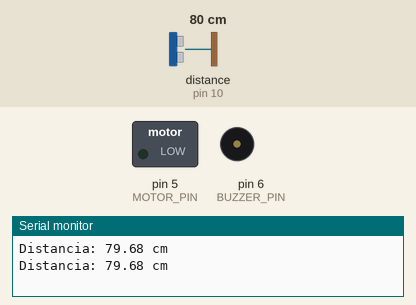
Bench run of a sketch on a simulated Arduino Uno, built with avr-gcc and run on an emulated ATmega328P. Shown: switched loads named in the sketch (green lamp = pin HIGH), buzzer (waves = sounding), the last lines printed to the serial monitor. Wiring (inferred from the names in the program): ultrasonic range finder: trigger pin 9; echo pin 10. Dashed ring = blinking. Inputs (shaded band) come from the test bench; at power-on: distance to the obstacle (sensor on pin 10) 80 cm. The echo pulse lasts 58.3 µs per cm; pins used as bus, display or sensor lines are not drawn.

Above: at 0.9 s.
1.5 s: distance to the obstacle (sensor on pin 10) set to 96 cm
4.9 s: distance to the obstacle (sensor on pin 10) set to 103 cm
At 5.6 s:
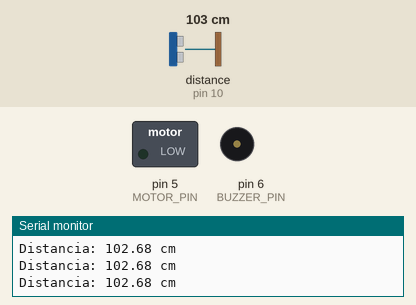
6.4 s: distance to the obstacle (sensor on pin 10) set to 60 cm
At 6.5 s:
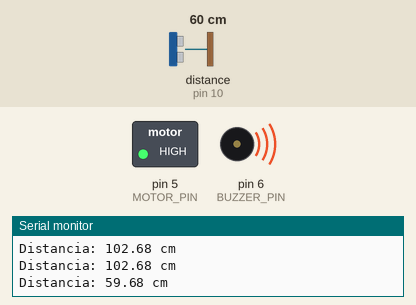
9.8 s: distance to the obstacle (sensor on pin 10) set to 120 cm
At 10.7 s:
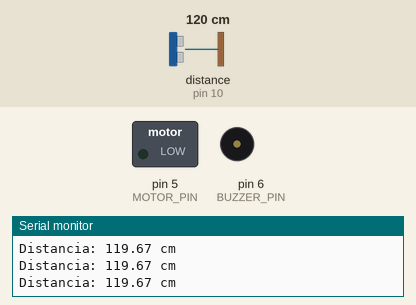
Timing chart, 0 to 12.3 s (numbered marks = the images above; inputs shaded):
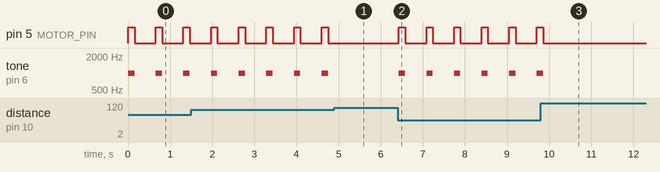

Measured:
- the behaviour switches between 100 and 101 cm on distance to the obstacle (sensor on pin 10) (found by bisection; images 0 and 1)
- after the input at 4.9 s, pin 5 (MOTOR_PIN): stops changing and stays LOW; tone on pin 6 (BUZZER_PIN): stops changing and stays silent
- after the input at 6.4 s, pin 5 (MOTOR_PIN): alternates HIGH for 0.15 s and LOW for 0.50 s, starting at once; tone on pin 6 (BUZZER_PIN): alternates 1000 Hz for 0.15 s and silent for 0.50 s, starting at once
- after the input at 9.8 s, pin 5 (MOTOR_PIN): goes on until 9.9 s, then stays LOW; tone on pin 6 (BUZZER_PIN): goes on until 9.9 s, then stays silent
- by itself, pin 5 (MOTOR_PIN): alternates HIGH for 0.15 s and LOW for 0.51 s
- by itself, tone on pin 6 (BUZZER_PIN): alternates 1000 Hz for 0.15 s and silent for 0.51 s

The sketch:

Baston.ino
```cpp
const int TRIG_PIN = 9;
const int ECHO_PIN = 10;
const int BUZZER_PIN = 6;
const int MOTOR_PIN = 5;

long duracion;
float distancia;

void setup() {
  pinMode(TRIG_PIN, OUTPUT);
  pinMode(ECHO_PIN, INPUT);
  pinMode(BUZZER_PIN, OUTPUT);
  pinMode(MOTOR_PIN, OUTPUT);

  Serial.begin(9600);
}

void loop() {

  // Enviar pulso ultrasónico
  digitalWrite(TRIG_PIN, LOW);
  delayMicroseconds(2);

  digitalWrite(TRIG_PIN, HIGH);
  delayMicroseconds(10);
  digitalWrite(TRIG_PIN, LOW);

  // Recibir el eco
  duracion = pulseIn(ECHO_PIN, HIGH, 30000);

  // Convertir a centímetros
  if (duracion == 0) {
    distancia = 999;
  } else {
    distancia = duracion * 0.0343 / 2;
  }

  Serial.print("Distancia: ");
  Serial.print(distancia);
  Serial.println(" cm");

  // Más de 100 cm
  if (distancia > 100) {

    noTone(BUZZER_PIN);
    digitalWrite(MOTOR_PIN, LOW);
    delay(100);

  // Entre 50 y 100 cm
  } else if (distancia > 50) {

    tone(BUZZER_PIN, 1000);
    digitalWrite(MOTOR_PIN, HIGH);

    delay(150);

    noTone(BUZZER_PIN);
    digitalWrite(MOTOR_PIN, LOW);

    delay(500);

  // Entre 20 y 50 cm
  } else if (distancia > 20) {

    tone(BUZZER_PIN, 1500);
    digitalWrite(MOTOR_PIN, HIGH);

    delay(150);

    noTone(BUZZER_PIN);
    digitalWrite(MOTOR_PIN, LOW);

    delay(200);

  // Menos de 20 cm
  } else {

    tone(BUZZER_PIN, 2000);
    digitalWrite(MOTOR_PIN, HIGH);

    delay(100);

    noTone(BUZZER_PIN);
    digitalWrite(MOTOR_PIN, LOW);

    delay(100);
  }
}
```
